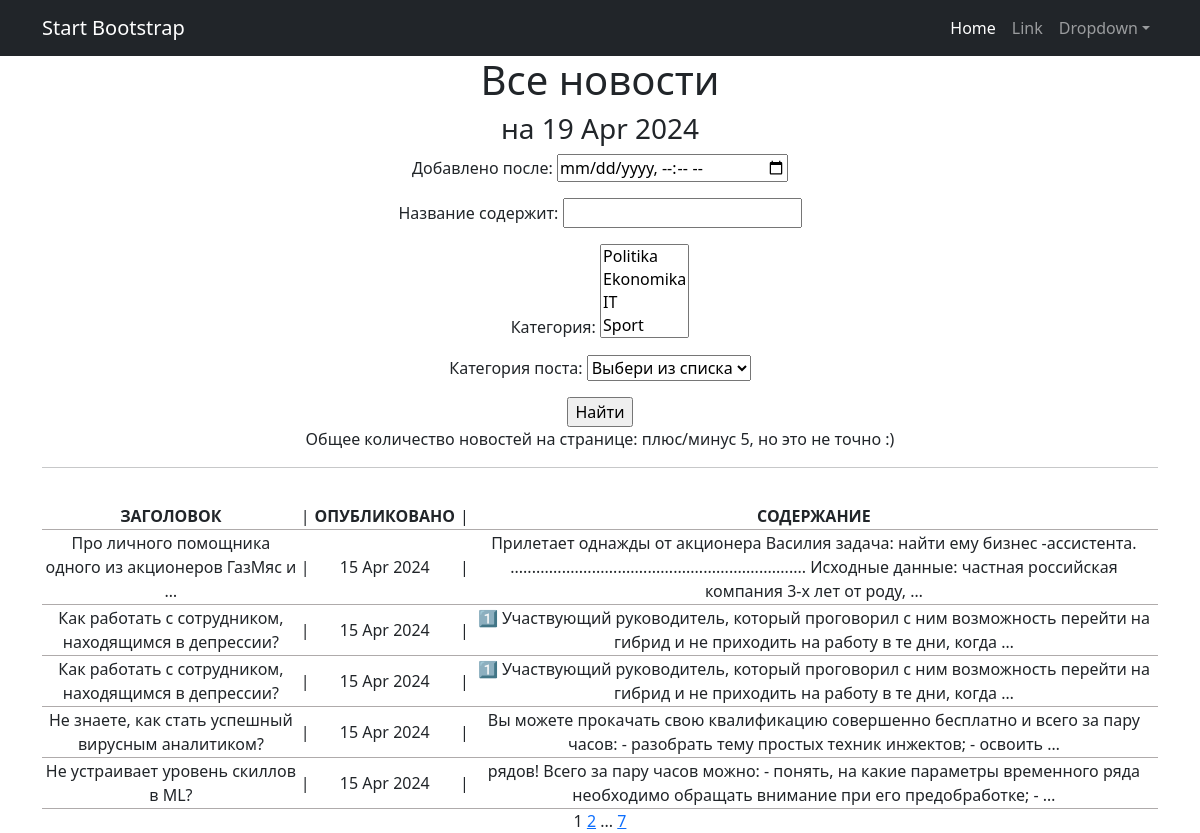
Page /news/ on the committed database.
### news/models.py (models this page shows, shortened)
class Post(models.Model):
    post_author = models.ForeignKey(Author, on_delete=models.CASCADE, verbose_name='Автор')
    post_type = models.CharField(max_length=1, choices=POST_TYPE_CHOICES, verbose_name='Тип поста')
    created_at = models.DateTimeField(auto_now_add=True, verbose_name="Дата создания")
    categories = models.ManyToManyField(Category, through='PostCategory', verbose_name="Категория")
    title = models.CharField(max_length=256, verbose_name="Заголовок")
    content = models.TextField(blank=True, verbose_name="Содержание")
    post_rating = models.IntegerField(default=0)

### news/views.py (the view, shortened to what this page needs)
# urls.py: path('', PostsList.as_view(), name='news'),
class PostsList(ListView):
    model = Post
    ordering = '-created_at'
    template_name = 'news.html'
    context_object_name = 'news'
    paginate_by = 5
    def get_queryset(self):
        queryset = super().get_queryset()
        self.filterset = PostFilter(self.request.GET, queryset=queryset)
        logger.debug(f"Параметры фильтрации: {self.request.GET}")
        return self.filterset.qs
    def get_context_data(self, **kwargs):
        context = super().get_context_data(**kwargs)
        context['time_now'] = datetime.utcnow()
        context['filterset'] = self.filterset
        return context

### news/models.py (called while the page is built)
    def __str__(self):
        return self.category_name

### template/news.html (shortened to what this page needs)
{% extends 'flatpages/default.html' %}
{% load censor_filter %}
{% block content %}
    <h1>Все новости</h1>
<h3>на {{ time_now|date:'d M Y' }}</h3>
    <form action="" method="get">
    {{ filterset.form.as_p }}
    <input type="submit" value="Найти" />
   </form>
    <p> Общее количество новостей на странице:  плюс/минус {{ news|length }}, но это не точно :)</p>
   <hr>
   {% if news %}
       <table width="100%" style ="margin-top: 35px">
           <tr>
               <th width="300">ЗАГОЛОВОК</th>
               <td> | </td>
               <th width="150">ОПУБЛИКОВАНО</th>
               <td> | </td>
               <th width="800">СОДЕРЖАНИЕ</th>
           </tr>
           {% for i in news %}
           <tr class = "table-group-divider">
               <td>{{ i.title|truncatewords:8 }}</td>
               <td> | </td>
               <td>{{ i.created_at|date:"d M Y" }}</td>
               <td> | </td>
               <td>{{ i.content|truncatewords:20 }}</td>
           </tr>
           {% endfor %}
       </table>
   {% else %}
       <h5>По Вашему запросу ничего не нашлось? Загляните позже, авторы уже пишут!</h5>
   {% endif %}
{{ page_obj.number }}
{% if page_obj.has_next %}
    <a href="?{{ request.GET.urlencode }}&page={{ page_obj.next_page_number }}{% if filterset %}&{{ filterset.urlencode }}{% endif %}">{{ page_obj.next_page_number }}</a>
    {% if paginator.num_pages != page_obj.next_page_number %}
        ...
        <a href="?{{ request.GET.urlencode }}&page={{ page_obj.paginator.num_pages }}{% if filterset %}&{{ filterset.urlencode }}{% endif %}">{{ page_obj.paginator.num_pages }}</a>
    {% endif %}
{% endif %}
{% endblock content %}

### template/flatpages/default.html (shortened to what this page needs)
<!DOCTYPE html>
<html lang="en">
    <head>
        {% load static %}
        <link href="{% static 'css/styles.css' %}" rel="stylesheet" />
    </head>
    <body>
        <nav class="navbar navbar-expand-lg navbar-dark bg-dark">
            <div class="container">
                <a class="navbar-brand" href="#">Start Bootstrap</a>
                <div class="collapse navbar-collapse" id="navbarSupportedContent">
                    <ul class="navbar-nav ms-auto mb-2 mb-lg-0">
                        <li class="nav-item"><a class="nav-link active" aria-current="page" href="#">Home</a></li>
                        <li class="nav-item"><a class="nav-link" href="#">Link</a></li>
                        <li class="nav-item dropdown">
                            <a class="nav-link dropdown-toggle" id="navbarDropdown" href="#" role="button" data-bs-toggle="dropdown" aria-expanded="false">Dropdown</a>
                        </li>
                    </ul>
                </div>
            </div>
        </nav>
        <div class="container">
            <div class="row">
                <div class="col-lg-12 text-center">
           {% block content %}{% endblock content %}
                </div>
            </div>
        </div>
    </body>
</html>

### rows in the picture
Post: title "Про личного помощника одного из акционеров ГазМяс и …", created_at "15 Apr 2024", content "Прилетает однажды от акционера Василия задача: найти ему бизнес -ассистента. ..................................................................... Исходные данные: частная российская компания 3-х лет от роду, …"
Post: title "Как работать с сотрудником, находящимся в депрессии?", created_at "15 Apr 2024", content "1️⃣ Участвующий руководитель, который проговорил с ним возможность перейти на гибрид и не приходить на работу в те дни, когда …"
Post: title "Как работать с сотрудником, находящимся в депрессии?", created_at "15 Apr 2024", content "1️⃣ Участвующий руководитель, который проговорил с ним возможность перейти на гибрид и не приходить на работу в те дни, когда …"
Post: title "Hе знаете, как стать успешный вирусным аналитиком?", created_at "15 Apr 2024", content "Вы можете прокачать свою квалификацию совершенно бесплатно и всего за пару часов: - разобрать тему простых техник инжектов; - освоить …"
Post: title "Не устраивает уровень скиллов в ML?", created_at "15 Apr 2024", content "рядов! Всего за пару часов можно: - понять, на какие параметры временного ряда необходимо обращать внимание при его предобработке; - …"

### other values in the picture
{{ time_now|date:'d M Y' }} "19 Apr 2024"
{{ news|length }} "5"
{{ page_obj.number }} "1"
{{ page_obj.next_page_number }} "2"
{{ page_obj.paginator.num_pages }} "7"
